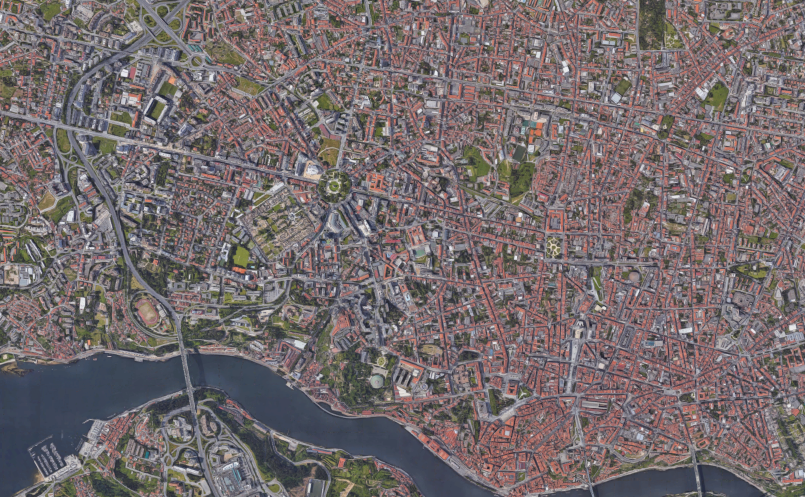
#> input picture resources/db/porto_original.png, 1610 x 994 px (shown at 1/2 size)
$ python preparation.py   (Python 2 division)
#> lines starting #> are read from the running program, lines starting #| are printed output that depends on the picture
### src/image.py
import cv2 as cv
import numpy as np
import utils

def open_image_for_process(filename):
    """Opens the image as gray scale"""
    try:
        image = cv.imread(filename)
        image = image_resize(image)
        image = cv.cvtColor(image, cv.COLOR_BGR2GRAY)
    except:
        print(" --(!) Error reading image ", filename)
        return None
    return image

def open_image_for_display(filename):
    """Opens the image for display"""
    try:
        image = cv.imread(filename)
        image = image_resize(image)
    except:
        print(" --(!) Error reading image ", filename)
        return None
    return image


def image_resize(image, width = None, height = None, inter = cv.INTER_AREA):
    # initialize the dimensions of the image to be resized and
    # grab the image size
    dim = None
    (h, w) = image.shape[:2]

    if(w >= h and w > 1000):
        width = 1000
    elif(w < h and h > 1000):
        height = 650

    # if both the width and height are None, then return the
    # original image
    if width is None and height is None:
        return image

    # check to see if the width is None
    if width is None:
        # calculate the ratio of the height and construct the
        # dimensions
        r = height / float(h)
        dim = (int(w * r), height)

    # otherwise, the height is None
    else:
        # calculate the ratio of the width and construct the
        # dimensions
        r = width / float(w)
        dim = (width, int(h * r))

    # resize the image
    resized = cv.resize(image, dim, interpolation = inter)

    # return the resized image
    return resized

### src/utils.py
import cv2 as cv
import numpy as np
import numpy.linalg as la
import math


def kp_to_list(kp):
    """
    Transform a KeyPoint to a list
    The KeyPoint can not be saved as a pickle
    Need to transform it to a list first
    """
    kp_list = []
    for point in kp:
        temp = (point.pt, point.size, point.angle, point.response, point.octave, point.class_id)
        kp_list.append(temp)
    return kp_list


# [18 lines left out: functions list_to_kp, map_coordinates, not called in this run]

def calculate_distance(x1, y1, x2, y2):
    dist = math.hypot(x1 - x2, y1 - y2)
    return dist

# [23 lines left out: functions angle, rotate, not called in this run]

### src/database.py
import os
import pickle


def load_db(DB_NAME):
    """
    Loads the database from the path given
    If the path doesnt exists, create a new database
    """
    if os.path.exists(DB_NAME):
        with open(DB_NAME, 'rb') as rfp:
            return pickle.load(rfp)
    else:
        with open(DB_NAME, "wb") as wfp:
            pickle.dump({}, wfp)
            return {}


def save_db(DB_NAME, data):
    """
    Saves the data into the database
    """
    with open(DB_NAME,'wb') as wfp:
        pickle.dump(data, wfp)

### src/preparation.py
import argparse
import cv2 as cv
import os
import database as db
import image as img
import utils
import sys
import display as disp
import pyramid as pyr


DB_POI = '../resources/points_of_interest.pkl'
DB_FP = '../resources/feature_points.pkl'
IMAGE_BASE = '../resources/db/porto_original.png'

DEBUG = False
CALIBRATE = False

def calculate_feature_points(file_name, db_path):
    """
    Analyzes 2 images and compares with the best result
    If the image is stored on the db, it uses the values from the db
    Else calculates de kaze features and saves them to the db
    """
    image = img.open_image_for_process(file_name)
    feature_points = db.load_db(db_path)

    if file_name in feature_points:
        kaze_features = feature_points[file_name]
        kp = utils.list_to_kp(kaze_features['kp_list'])
    else:
        detector = cv.KAZE_create()
        matcher = cv.FlannBasedMatcher()
        kp, desc = detector.detectAndCompute(image, None)

        feature_point =	{
            file_name: {
                'path': file_name,
                'kp_list': utils.kp_to_list(kp),
                'desc': desc
            }
        }
        feature_points.update(feature_point)
        db.save_db(db_path, feature_points)

    best = {}
    best['img'] = image
    best['path'] = file_name

    return best


def click_map_callback(event, x, y, flags, param):
    """
    Callback for the image
    When left click the image, print the x and y
    """
    if event == cv.EVENT_LBUTTONDOWN:
        print 'Coords:', x, y
        name = raw_input('Image name: ')
        point_of_interest =	{
            name: {
                'x': x,
                'y': y
            }
        }
        param['db'].update(point_of_interest)

        point = {
            'name': name,
            'x': x,
            'y': y
        }
        disp.place_intereset_point(param['img'], point)
        disp.place_distance_and_name(param['img'], point)
        cv.imshow(param['window'],param['img'])


def click_map(database, image_base, window_name="Preparation"):
    """
    Create the callback for the image
    Display the image
    """
    if DEBUG: print("Loading image")
    map_image = img.open_image_for_display(image_base)
    cv.namedWindow(window_name)

    if DEBUG: print("Displaying existing points")
    for name, point in database.items():
        point = {'name': name, 'x': point['x'], 'y': point['y']}
        disp.place_intereset_point(map_image, point)
        disp.place_distance_and_name(map_image, point)

    if DEBUG: print("Creating callback")
    param = {'db': database, 'img': map_image, 'window': window_name}
    cv.setMouseCallback(window_name, click_map_callback, param)

    if DEBUG: print("Displaying image")
    cv.imshow(window_name, map_image)
    cv.waitKey(0)


def parse_arguments():
    '''Checks for flags'''
    global DEBUG
    global CALIBRATE
    global IMAGE_BASE
    parser = argparse.ArgumentParser(description="Prepare the map image")
    parser.add_argument('-d', '--debug', action='store_true', help='Debug Mode')
    parser.add_argument('-c', '--calibrate', action='store_true', help='Camera Calibration Mode')
    parser.add_argument('-ib', '--imagebase', default=IMAGE_BASE, help='Path to the frontal image of the map')
    args = parser.parse_args()
    DEBUG = args.debug
    CALIBRATE = args.calibrate
    IMAGE_BASE = args.imagebase


def main():
    '''Initializing Preparation'''

    parse_arguments()

    if DEBUG: print("Loading Points of interest databse")
    points_of_interest = db.load_db(DB_POI)

    if DEBUG: print("Waiting for Points of interest")
    click_map(points_of_interest, IMAGE_BASE, window_name="Preparation")
#> in open_image_for_display, image is the input picture: shape (994, 1610, 3); mean B, G, R 108.2, 106.8, 116.5
#> in image_resize, `resized = cv.resize(image, dim, interpolation = inter)`:
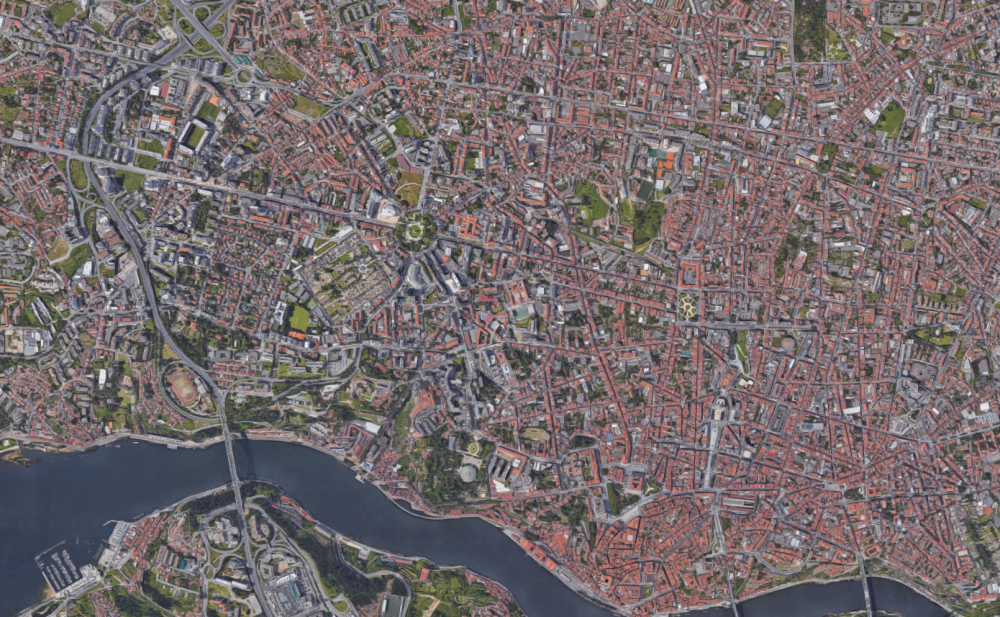
#> resized: shape (617, 1000, 3); mean B, G, R 108.2, 106.8, 116.5

    if DEBUG: print("Saving Points of Interest")
    db.save_db(DB_POI, points_of_interest)

    if DEBUG: print("Calculating Feature Points")
    calculate_feature_points(IMAGE_BASE, DB_FP)
#> in open_image_for_process, `image = cv.cvtColor(image, cv.COLOR_BGR2GRAY)`:
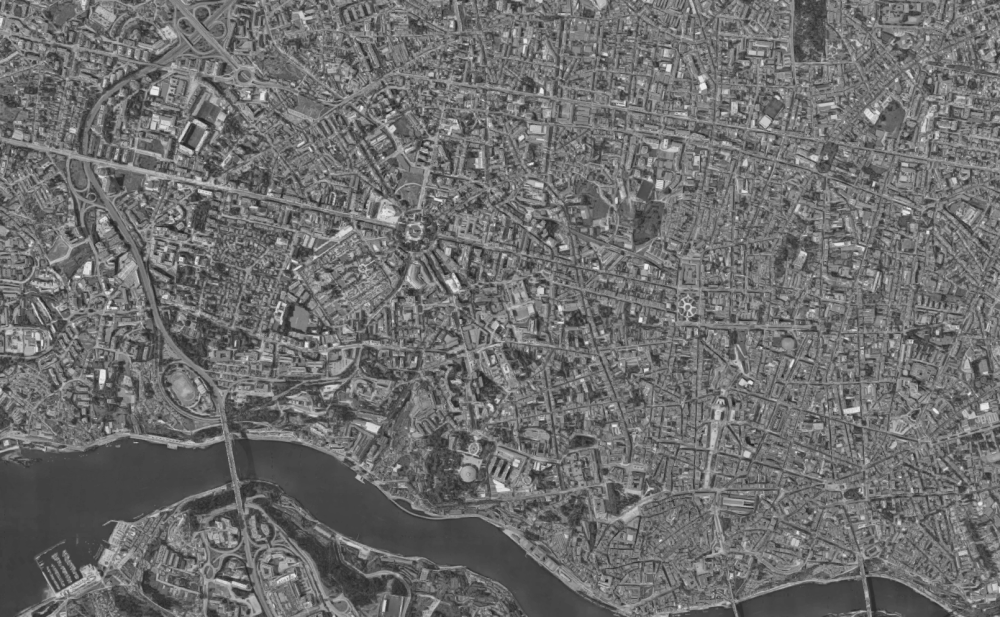
#> image: shape (617, 1000); min 31, max 239, mean 109.9
#> in calculate_feature_points, `kp, desc = detector.detectAndCompute(image, None)`: kp = 3902 keypoints; strongest (x, y, size): (154, 90, 5.8), (372, 428, 8.3), (984, 406, 5.8), (103, 376, 9.1)
#> the loop in kp_to_list, `for point in kp:` made 3902 passes
#> (point, temp) on passes 1 to 3: (keypoint at (23, 6), size 3.5, ((23.02, 6), 3.49, 336.6, 0.00117, 0, 1)), (keypoint at (514.3, 5.7), size 3.5, ((514.3, 5.69), 3.47, 157.9, 0.00181, 0, 1)), (keypoint at (7.2, 6.6), size 3.5, ((7.23, 6.61), 3.45, 126.7, 0.00175, 0, 1))
#> after the loop in kp_to_list, `for point in kp:`: kp_list = 3902 items

    if CALIBRATE:
        if DEBUG:
            print("Entering Camera Calibration Mode")
        pyr.calibrate()

    if DEBUG: print("Successful, exiting Preparation")

if __name__ == '__main__':
    main()
